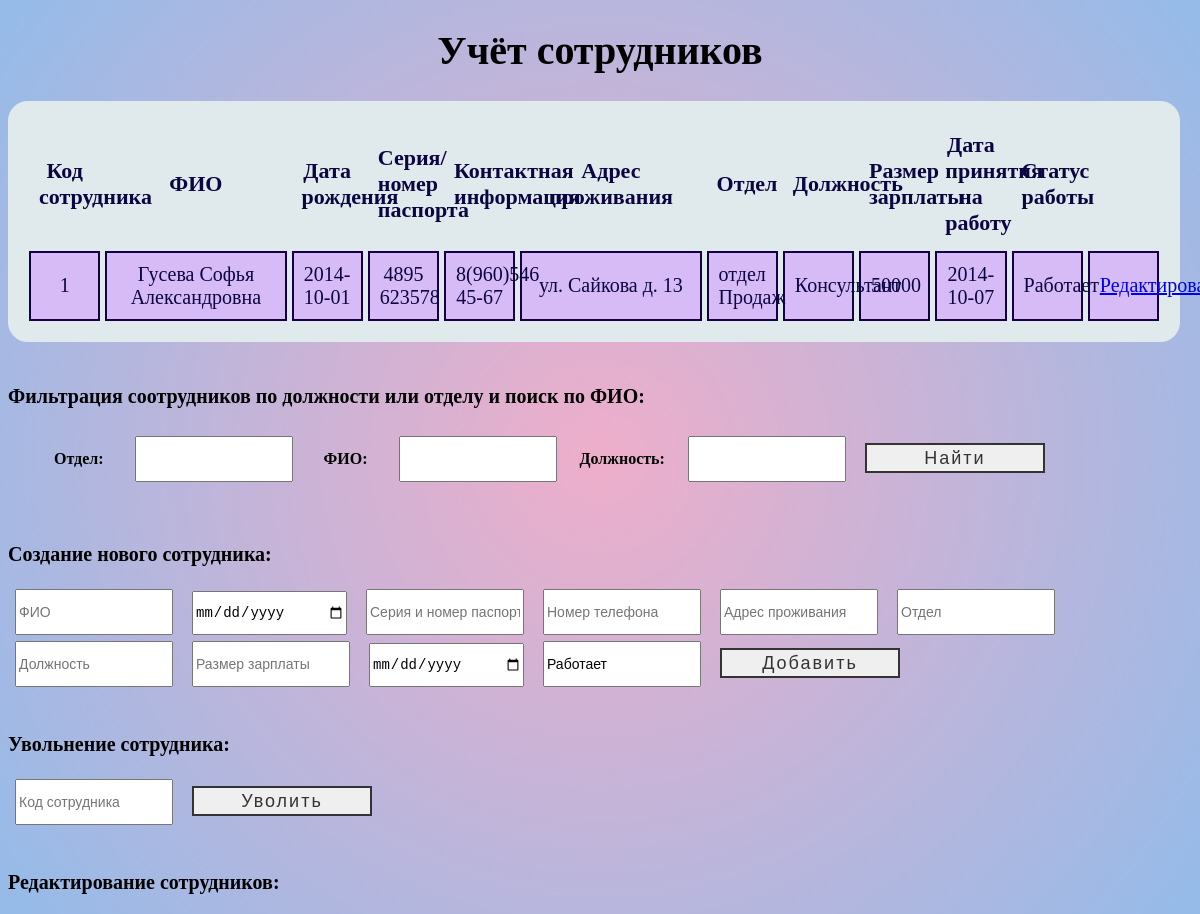
/index.php?FOtdel=отдел Продаж, run on the app's committed database.
### tables this page shows
CREATE TABLE `sotr` (
  `IdSotr` int(11) NOT NULL,
  `FIO` text NOT NULL,
  `DataRojdeniya` date NOT NULL,
  `SeriyaNomerPasporta` varchar(255) NOT NULL,
  `NomerTelefona` varchar(255) NOT NULL,
  `AdresProjivaniya` text NOT NULL,
  `Otdel` text NOT NULL,
  `Doljnost` text NOT NULL,
  `RazmerZP` int(11) NOT NULL,
  `DataPrinyatiyaNaRabotu` date NOT NULL,
  `StatusRaboti` text NOT NULL
);

### index.php (the view, shortened to what this page needs)
<!DOCTYPE html>
<html lang="en">
<head>
    <link href="style.css" rel="stylesheet" type="text/css" >
</head>
<body class="diagonal-gradient">
    <h1> Учёт сотрудников </h1>
    <table>
        <thead>
            <tr>
                <th>Код сотрудника</th>
                <th style=width:15%;>ФИО</th>
                <th>Дата рождения</th>
                <th>Серия/номер паспорта</th>
                <th>Контактная информация</th>
                <th style=width:15%;>Адрес проживания</th>
                <th>Отдел</th>
                <th>Должность</th>
                <th>Размер зарплаты</th>
                <th>Дата принятия на работу</th>
                <th>Статус работы</th>
            </tr>
        </thead>
        <tbody>
            <?php
            $mysqli = new mysqli("127.0.0.1", "root", "", "UchetSotr");
            $FOtdel = isset($_GET['FOtdel']) ?$_GET['FOtdel'] : '';
            $query = "SELECT * FROM Sotr WHERE 1=1";
            if ($FOtdel) {
                $query .= " AND Otdel LIKE '%$FOtdel%'";
            }
            $result = $mysqli->query($query);
            if (!$result) {
                echo "Ошибка запроса: " . $mysqli->error;
            } else {
                if ($result->num_rows > 0) {
            while ($row = $result->fetch_assoc()) {
            ?>
                <tr>
                    <td><?php echo $row['IdSotr']; ?></td>
                    <td><?php echo $row['FIO']; ?></td>
                    <td><?php echo $row['DataRojdeniya']; ?></td>
                    <td><?php echo $row['SeriyaNomerPasporta']; ?></td>
                    <td><?php echo $row['NomerTelefona']; ?></td>
                    <td><?php echo $row['AdresProjivaniya']; ?></td>
                    <td><?php echo $row['Otdel']; ?></td>
                    <td><?php echo $row['Doljnost']; ?></td>
                    <td><?php echo $row['RazmerZP']; ?></td>
                    <td><?php echo $row['DataPrinyatiyaNaRabotu']; ?></td>
                    <td><?php echo $row['StatusRaboti']; ?></td>
                    <td><?php if ($row['StatusRaboti'] !== 'Уволен') {
                        echo "<a href='update.php?IdSotr=" . htmlspecialchars($row['IdSotr']) . "' '>Редактировать</a>"; }?></td>
                </tr>
            <?php
            }
                } else {
                    echo "<tr><td colspan='10'>Нет данных.</td></tr>";
                }
            }
            ?>
        </tbody>
    </table>
    <br>
    <p><b> Фильтрация соотрудников по должности или отделу и поиск по ФИО: </b></p>
    <form class = "filtr" method="GET" action="">
        <label   class = "filtrO" for="Otdel"><b>Отдел:</b></label>
        <input type="text" id="Otdel" name="FOtdel" value="<?php echo isset($_GET['Otdel']) ? htmlspecialchars($_GET['Otdel']) : ''; ?>">
        <label   class = "filtrO" for="FIO"><b>ФИО:</b></label>
        <input type="text" id="FIO" name="FFIO" value="<?php echo isset($_GET['FIO']) ? htmlspecialchars($_GET['FIO']) : ''; ?>">
        <label  class = "filtr" for="Doljnost"><b>Должность:</b></label>
        <input type="text" id="Doljnost" name="FDoljnost" value="<?php echo isset($_GET['Doljnost']) ? htmlspecialchars($_GET['Doljnost']) : ''; ?>">
        <button type="submit"><span>Найти</span></button>
    </form>
    <br>
    <p><b>Создание нового сотрудника: </b></p>
    <form method ="post">
        <input  class = "SNS" type="text" name="FIO" placeholder="ФИО" required>
        <input  class = "SNS" type="date" name="DataRojdeniya" placeholder="Дата рождения" required>
        <input  class = "SNS" type="text" id = "pasport" name="SeriyaNomerPasporta" placeholder="Серия и номер паспорта" required>
        <input  class = "SNS" type="text" id = "phone" name="NomerTelefona" placeholder="Номер телефона" required>
        <input  class = "SNS" type="text" name="AdresProjivaniya" placeholder="Адрес проживания" required>
        <input  class = "SNS" type="text" name="Otdel" placeholder="Отдел" required>
        <input  class = "SNS" type="text" name="Doljnost" placeholder="Должность" required>
        <input  class = "SNS" type="number" name="RazmerZP" placeholder="Размер зарплаты" required>
        <input  class = "SNS" type="date" name="DataPrinyatiyaNaRabotu" placeholder="Дата принятия на работу" required>
        <input  class = "SNS" type="text" name="StatusRaboti" value="Работает">
        <button  class = "SNS" type="submit"><span>Добавить</span></button>
    </form>
    <br>
    <p><b>Увольнение сотрудника:</b></p>
    <form method = "post">
        <input  class = "SNS" type="text" name="IdSotr" placeholder="Код сотрудника" required>
        <button  class = "SNS" type="submit"><span>Уволить</span></button>
    </form>
    <br>
    <p name = "Update"><b>Редактирование сотрудников:</b></p>
</body>
</html>

### style.css (style rules this page uses)
body { font-size: 20px; font-family: 'Times New Roman', Times, serif; }
input { width: 150px; height: 40px; font-size: 14px; }
label { width: 150px; height: 40px; font-size: 20px; }
.diagonal-gradient { background: rgb(238,174,202); background: radial-gradient(circle, rgba(238,174,202,1) 0%, rgba(148,187,233,1) 100%); }
h1 { text-align: center; }
th { font-size: 22px; padding: 10px; }
td { padding: 5px; border: 2px solid rgb(20, 0, 66); text-align: center; background: #d7bbf7; padding: 10px; }
table { table-layout: fixed; width: 99%; border-collapse: collapse; border: 2px solid rgb(0, 0, 0); align-content: center; border-collapse: separate; border-spacing: 5px; background: #e0e9ec; color: #0b0542; border: 16px solid #e0e9ec; border-radius: 20px; }
.filtrO { margin:12px 27px; font-size: 16px; align-content: center; }
.filtr { margin:12px 19px; font-size: 16px; align-content: center; }
.SNS { margin: 3px 7px; }
button { margin: 15px; width: 180px; height: 30px; line-height: 2px; font-size: 18px; text-decoration: none; color: #333; border: 2px solid #333; letter-spacing: 2px; position: relative; transition: all .35s; }
button span { position: relative; z-index: 2; }
button:after { position: absolute; content: ""; top: 0; left: 0; width: 0; height: 100%; background: #ca83f3; color:aliceblue; transition: all .35s; }

### data on the page
sotr: IdSotr "1", FIO "Гусева Софья Александровна", DataRojdeniya "2014-10-01", SeriyaNomerPasporta "4895 623578", NomerTelefona "8(960)546 45-67", AdresProjivaniya "ул. Сайкова д. 13", Otdel "отдел Продаж", Doljnost "Консультант", RazmerZP "50000", DataPrinyatiyaNaRabotu "2014-10-07", StatusRaboti "Работает"
